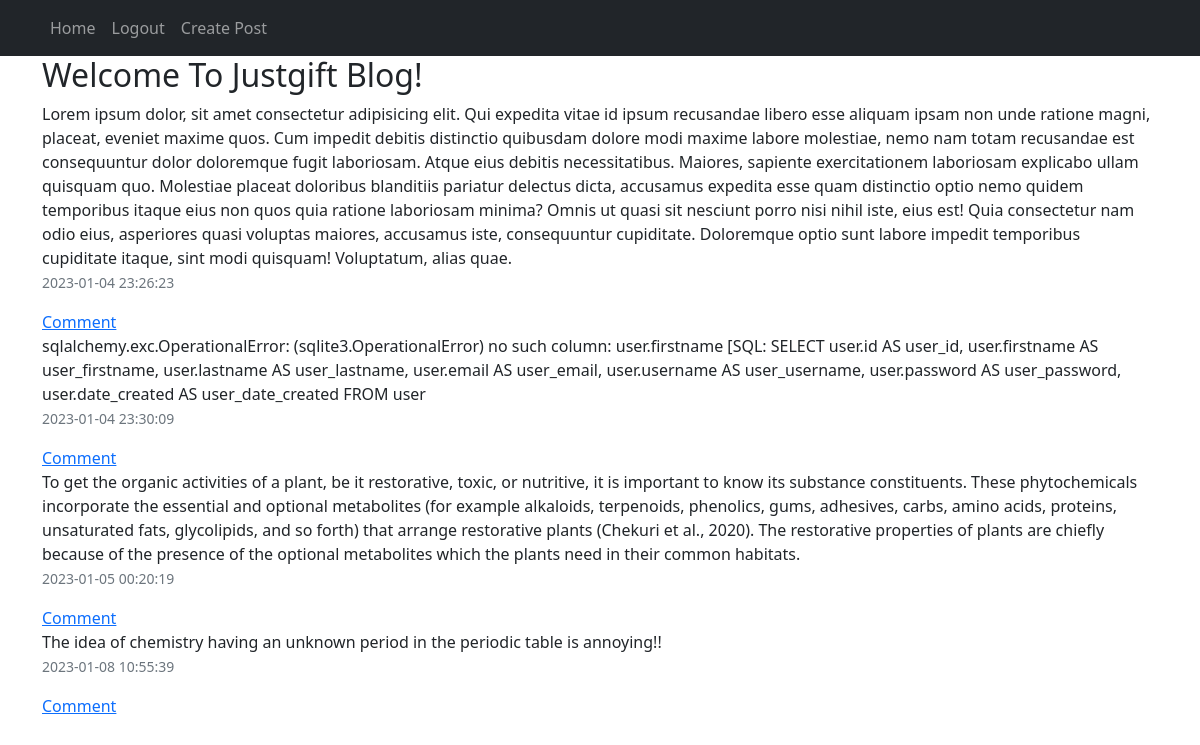
Screenshot of /home (signed in) with the database file from the repository.
### model/models.py (models this page shows)
class User(db.Model, UserMixin):
    id = db.Column(db.Integer, primary_key=True)
    firstname = db.Column(db.String(150), unique=True)
    lastname = db.Column(db.String(150), unique=True)
    email = db.Column(db.String(150), unique=True)
    username = db.Column(db.String(150), unique=True)
    password = db.Column(db.String(150))
    date_created = db.Column(db.DateTime(timezone=True), default=func.now())
    posts = db.relationship('Post', backref='user', passive_deletes=True)
    comments = db.relationship('Comment', backref='user', passive_deletes=True)
    likes = db.relationship('Like', backref='user', passive_deletes=True)

class Post(db.Model):
    id = db.Column(db.Integer, primary_key=True)
    text = db.Column(db.Text, nullable=False)
    date_created = db.Column(db.DateTime(timezone=True), default=func.now())
    author = db.Column(db.Integer, db.ForeignKey(
        'user.id', ondelete="CASCADE"), nullable=False)
    comments = db.relationship('Comment', backref='post', passive_deletes=True)
    likes = db.relationship('Like', backref='post', passive_deletes=True)

### routes/views.py (the view)
@views.route("/")
@views.route("/home")
def home():
    posts = Post.query.all()
    return render_template("home.html", user=current_user, posts=posts)

### app.py (called while the page is built)
def create_app():
    app.config['SQLALCHEMY_TRACK_MODIFICATION']=True
    app.config['SQLALCHEMY_DATABASE_URI'] = f'sqlite:///{DB_NAME}'
    app.config['SECRET_KEY'] = "helloworld"
    db.init_app(app)
    login_manager.login_view = "auth.login"
    login_manager.init_app(app)
    @login_manager.user_loader
    def load_user(id):
        return User.query.get(int(id))
    with app.app_context():
        db.create_all()
    app.register_blueprint(views, url_prefix="/")
    app.register_blueprint(auth, url_prefix="/")
    return app

### templates/home.html (shortened to what this page needs)
 {% extends "base.html" %}
 {% block content  %}
 {%if current_user.is_authenticated  %}
    <h2>Welcome To {{ current_user.username }} Blog!</h2>
{% endif %}
    {% for post in posts  %}
    <p>
        {{ post.text }} <br>
        <small class='text-muted'>
            {{ post.date_created }}
        </small>
    </p>
    <a href='/posts/{{ post.id }}/'>
        Comment
    </a>
    {% endfor %}
 {% endblock %}

### rows the page displays
User: username "Justgift"
Post: text "Lorem ipsum dolor, sit amet consectetur adipisicing elit. Qui expedita vitae id ipsum recusandae libero esse aliquam ipsam non unde ratione magni, placeat, eveniet maxime quos. Cum impedit debitis distinctio quibusdam dolore modi maxime labore molestiae, nemo nam totam recusandae est consequuntur dolor doloremque fugit laboriosam. Atque eius debitis necessitatibus. Maiores, sapiente exercitationem laboriosam explicabo ullam quisquam quo. Molestiae placeat doloribus blanditiis pariatur delectus dicta, accusamus expedita esse quam distinctio optio nemo quidem temporibus itaque eius non quos quia ratione laboriosam minima? Omnis ut quasi sit nesciunt porro nisi nihil iste, eius est! Quia…", date_created "2023-01-04 23:26:23"
Post: text "sqlalchemy.exc.OperationalError: (sqlite3.OperationalError) no such column: user.firstname [SQL: SELECT user.id AS user_id, user.firstname AS user_firstname, user.lastname AS user_lastname, user.email AS user_email, user.username AS user_username, user.password AS user_password, user.date_created AS user_date_created FROM user", date_created "2023-01-04 23:30:09"
Post: text "To get the organic activities of a plant, be it restorative, toxic, or nutritive, it is important to know its substance constituents. These phytochemicals incorporate the essential and optional metabolites (for example alkaloids, terpenoids, phenolics, gums, adhesives, carbs, amino acids, proteins, unsaturated fats, glycolipids, and so forth) that arrange restorative plants (Chekuri et al., 2020). The restorative properties of plants are chiefly because of the presence of the optional metabolites which the plants need in their common habitats.", date_created "2023-01-05 00:20:19"
Post: text "The idea of chemistry having an unknown period in the periodic table is annoying!!", date_created "2023-01-08 10:55:39"
